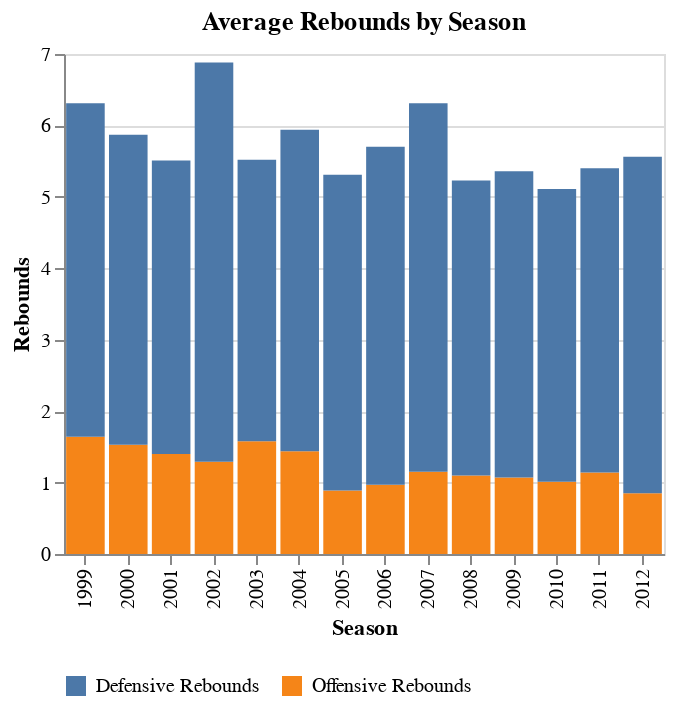

Here is the notebook cell this chart was saved with:
### Code cell
alt.Chart(df_chart_3[(df_chart_3['Player'] == 'Kobe Bryant') & (df_chart_3['Stage'] == 'Regular_Season')]).mark_bar().encode(
        y = alt.Y('sum(Rebounds_per_game)', title = 'Rebounds'),
        x = alt.X('Season:O'), 
        color = alt.Color('Rebound_type', legend = alt.Legend(orient = 'bottom', title = "")),
        tooltip=['Player', 'Stage', 'Season', 'Rebound_type', 'Rebounds_per_game']
        ).properties(title='Average Rebounds by Season', width=300, height = 250)

### Figure 1 — Vega-Lite specification as saved in the notebook (floating-point values rounded to 4 significant figures)
{"config": {"view": {"continuousWidth": 400, "continuousHeight": 300}}, "data": {"name": "data-aa9b055a0ac40f44b31053eefd7a5536"}, "mark": "bar", "encoding": {"color": {"type": "nominal", "field": "Rebound_type", "legend": {"orient": "bottom", "title": ""}}, "tooltip": [{"type": "nominal", "field": "Player"}, {"type": "nominal", "field": "Stage"}, {"type": "quantitative", "field": "Season"}, {"type": "nominal", "field": "Rebound_type"}, {"type": "quantitative", "field": "Rebounds_per_game"}], "x": {"type": "ordinal", "field": "Season"}, "y": {"type": "quantitative", "aggregate": "sum", "field": "Rebounds_per_game", "title": "Rebounds"}}, "height": 250, "title": "Average Rebounds by Season", "width": 300, "$schema": "https://vega.github.io/schema/vega-lite/v4.8.1.json", "datasets": {"data-aa9b055a0ac40f44b31053eefd7a5536": [{"Player": "Kobe Bryant", "Season": 1999, "Stage": "Regular_Season", "Rebound_type": "Offensive Rebounds", "Rebounds_per_game": 1.64}, {"Player": "Kobe Bryant", "Season": 2000, "Stage": "Regular_Season", "Rebound_type": "Offensive Rebounds", "Rebounds_per_game": 1.53}, {"Player": "Kobe Bryant", "Season": 2001, "Stage": "Regular_Season", "Rebound_type": "Offensive Rebounds", "Rebounds_per_game": 1.4}, {"Player": "Kobe Bryant", "Season": 2002, "Stage": "Regular_Season", "Rebound_type": "Offensive Rebounds", "Rebounds_per_game": 1.29}, {"Player": "Kobe Bryant", "Season": 2003, "Stage": "Regular_Season", "Rebound_type": "Offensive Rebounds", "Rebounds_per_game": 1.58}, {"Player": "Kobe Bryant", "Season": 2004, "Stage": "Regular_Season", "Rebound_type": "Offensive Rebounds", "Rebounds_per_game": 1.44}, {"Player": "Kobe Bryant", "Season": 2005, "Stage": "Regular_Season", "Rebound_type": "Offensive Rebounds", "Rebounds_per_game": 0.89}, {"Player": "Kobe Bryant", "Season": 2006, "Stage": "Regular_Season", "Rebound_type": "Offensive Rebounds", "Rebounds_per_game": 0.97}, {"Player": "Kobe Bryant", "Season": 2007, "Stage": "Regular_Season", "Rebound_type": "Offensive Rebounds", "Rebounds_per_game": 1.15}, {"Player": "Kobe Bryant", "Season": 2008, "Stage": "Regular_Season", "Rebound_type": "Offensive Rebounds", "Rebounds_per_game": 1.1}, {"Player": "Kobe Bryant", "Season": 2009, "Stage": "Regular_Season", "Rebound_type": "Offensive Rebounds", "Rebounds_per_game": 1.07}, {"Player": "Kobe Bryant", "Season": 2010, "Stage": "Regular_Season", "Rebound_type": "Offensive Rebounds", "Rebounds_per_game": 1.01}, {"Player": "Kobe Bryant", "Season": 2011, "Stage": "Regular_Season", "Rebound_type": "Offensive Rebounds", "Rebounds_per_game": 1.14}, {"Player": "Kobe Bryant", "Season": 2012, "Stage": "Regular_Season", "Rebound_type": "Offensive Rebounds", "Rebounds_per_game": 0.85}, {"Player": "Kobe Bryant", "Season": 1999, "Stage": "Regular_Season", "Rebound_type": "Defensive Rebounds", "Rebounds_per_game": 4.67}, {"Player": "Kobe Bryant", "Season": 2000, "Stage": "Regular_Season", "Rebound_type": "Defensive Rebounds", "Rebounds_per_game": 4.34}, {"Player": "Kobe Bryant", "Season": 2001, "Stage": "Regular_Season", "Rebound_type": "Defensive Rebounds", "Rebounds_per_game": 4.11}, {"Player": "Kobe Bryant", "Season": 2002, "Stage": "Regular_Season", "Rebound_type": "Defensive Rebounds", "Rebounds_per_game": 5.59}, {"Player": "Kobe Bryant", "Season": 2003, "Stage": "Regular_Season", "Rebound_type": "Defensive Rebounds", "Rebounds_per_game": 3.94}, {"Player": "Kobe Bryant", "Season": 2004, "Stage": "Regular_Season", "Rebound_type": "Defensive Rebounds", "Rebounds_per_game": 4.5}, {"Player": "Kobe Bryant", "Season": 2005, "Stage": "Regular_Season", "Rebound_type": "Defensive Rebounds", "Rebounds_per_game": 4.42}, {"Player": "Kobe Bryant", "Season": 2006, "Stage": "Regular_Season", "Rebound_type": "Defensive Rebounds", "Rebounds_per_game": 4.73}, {"Player": "Kobe Bryant", "Season": 2007, "Stage": "Regular_Season", "Rebound_type": "Defensive Rebounds", "Rebounds_per_game": 5.16}, {"Player": "Kobe Bryant", "Season": 2008, "Stage": "Regular_Season", "Rebound_type": "Defensive Rebounds", "Rebounds_per_game": 4.13}, {"Player": "Kobe Bryant", "Season": 2009, "Stage": "Regular_Season", "Rebound_type": "Defensive Rebounds", "Rebounds_per_game": 4.29}, {"Player": "Kobe Bryant", "Season": 2010, "Stage": "Regular_Season", "Rebound_type": "Defensive Rebounds", "Rebounds_per_game": 4.1}, {"Player": "Kobe Bryant", "Season": 2011, "Stage": "Regular_Season", "Rebound_type": "Defensive Rebounds", "Rebounds_per_game": 4.26}, {"Player": "Kobe Bryant", "Season": 2012, "Stage": "Regular_Season", "Rebound_type": "Defensive Rebounds", "Rebounds_per_game": 4.71}]}}
